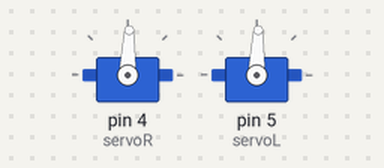
Bench run of a sketch on a simulated Arduino Uno, built with avr-gcc and run on an emulated ATmega328P. On the bench: 2 × servo.

Above: at 0.05 s.
At 7.05 s:
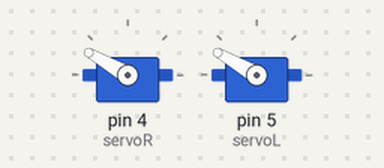
At 20.45 s:
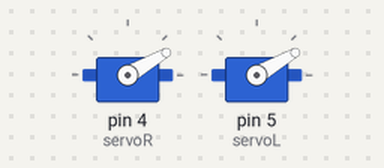
At 39.45 s:
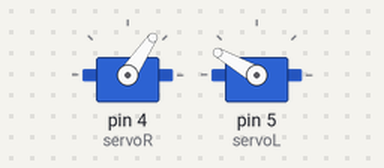
Timing chart, 0 to 64.5 s (numbered marks = the images above):
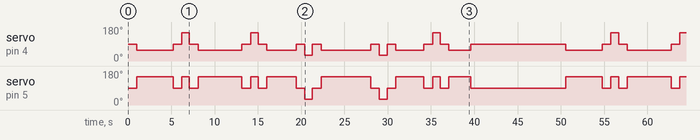

The sketch:

ex3.ino
```cpp
//forward,back,left,right,stop motor sample
#include <Servo.h>//モータ用のインクルード
Servo servoL;
Servo servoR;
void setup() {
  // put your setup code here, to run once:
servoR.attach(4);//右モータのピンが4に配線されている場合のアタッチ
servoL.attach(5);//左モータのピンが5に配線されている場合のアタッチ
/*モータ回転位置初期化*/
servoR.write(90);
servoL.write(90);
Serial.begin(9600);//シリアル通信の転送速度
}

/*このプログラムではモータの回転角（速度）を与える関数を作っている*/
void set_motor(int L, int R){
  servoL.write(L);//0≦L≦180、90から離れるほど速く回転
  servoR.write(R);//0≦R≦180
}

double k = 500/480;//電池の消耗に応じて移動速度が落ちるため、
      //係数k(目標移動距離/実際に移動した距離)をかけて距離を調整する
void run_forward(double X){
  double T;
  T = k*(X+4.68)/0.1056;
  set_motor(150,56);
  delay(T);
  set_motor(88,88);
}

void turn_right(double A){
  double k = 90/95;
  double T;
  T = 0.95*(A+5.36)/0.0998;
  set_motor(150,150);
  delay(T);
  set_motor(88,88);
}

void turn_left(double A){
  double T;
  T = (A+5.36)/0.0998;
  set_motor(30,30);
  delay(T);
  set_motor(88,88);
}


void loop() {
  set_motor(88,88);
  delay(1000);

  //1回目の直進
  run_forward(440);
  delay(1000);
  turn_right(88);
  delay(1000);
  //2回目の直進
  run_forward(530);
  delay(1000);
  turn_right(88);
  delay(1000);
  //3回目の直進
  run_forward(350);
  delay(1000);
  turn_left(84);
  delay(1000);
  //4回目の直進
  run_forward(600);
  delay(1000);
  turn_left(84);
  delay(1000);
  //5回目の直進
  run_forward(340);
  delay(1000);
  turn_right(88);
  delay(1000);
  //6回目の直進
  run_forward(260);
  delay(10000);
}
```

Measured:
- by itself, servo on pin 4 (servoR), servo on pin 5 (servoL): moves between 30° and 150°, repeating every 49.6 s
